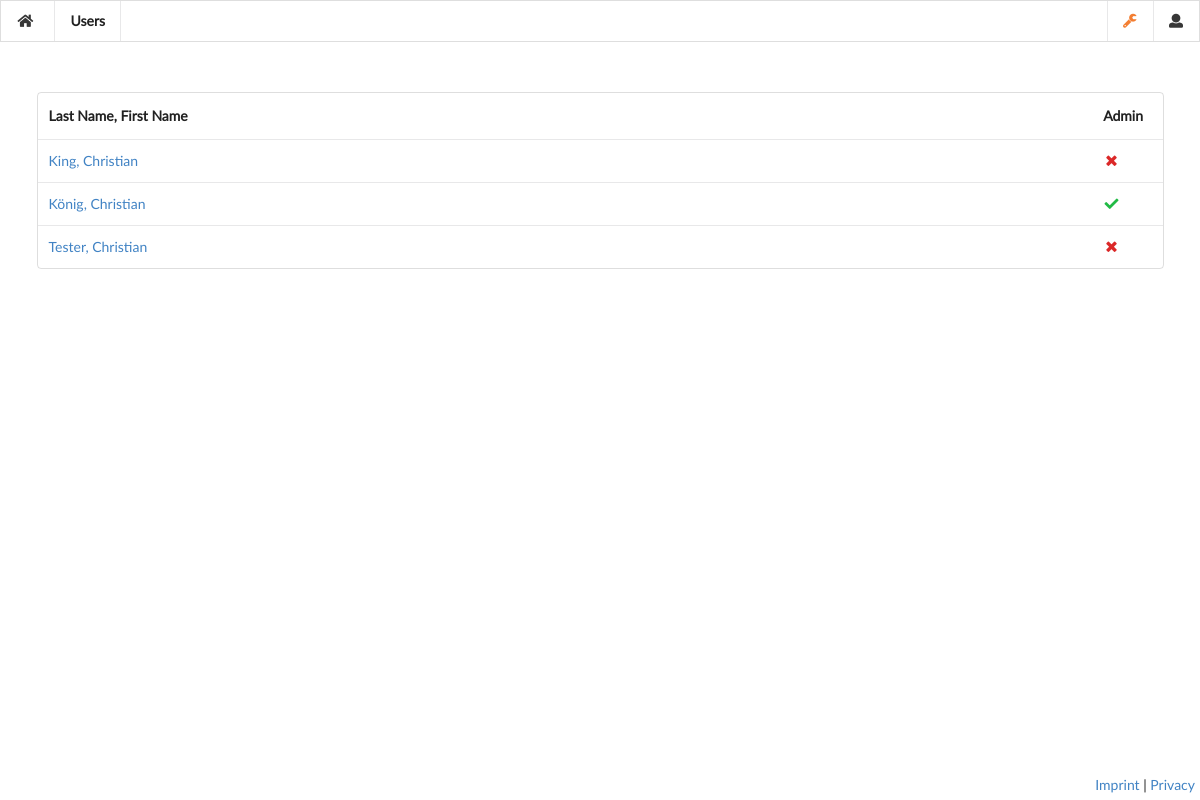
The page /user/list/ (signed in) on the database its author committed.
### dokku_manager/om/models.py (models this page shows, shortened)
class User(AbstractUser):
    ws_channel = models.CharField(max_length=255, blank=True)
    public_key_set = models.BooleanField(default=False)
    public_key_file = models.FileField(upload_to=path_and_filename)

### dokku_manager/om/views.py (the view)
# urls.py: path('user/list/', views.list_users, name="list_users"),
@login_required
def list_users(request):
    if not request.user.is_superuser:
        return HttpResponseRedirect(reverse('index'))
    else:
        user_list = User.objects.all().order_by('last_name')
        return render(request, 'om/list_users.html', { 'user_list': user_list })

### dokku_manager/om/templates/om/list_users.html (shortened to what this page needs)
{% extends 'om/base_ws.html' %}
{% block menu %}
    <div class="item header">
        Users
    </div>
{% endblock %}
{% block content %}
    <table class="ui basic table">
        <thead>
            <tr>
                <th>Last Name, First Name</th>
                <th class="one wide">Admin</th>
            </tr>
        </thead>
    {% for user in user_list %}
        <tr>
            <td><a href="{% url 'edit_user' user_id=user.id %}">{{ user.last_name }}, {{ user.first_name }}</a>
            </td>
            <td class="top aligned">{% if user.is_superuser %}<i class="green check icon">{% else %}<i class="red times icon">{% endif %}</i></td>
        </tr>
    {% endfor %}
    </table>
{% endblock %}

### rows shown on the page
User: last_name "King", first_name "Christian", is_superuser False (drawn)
User: last_name "König", first_name "Christian", is_superuser True (drawn)
User: last_name "Tester", first_name "Christian", is_superuser False (drawn)
